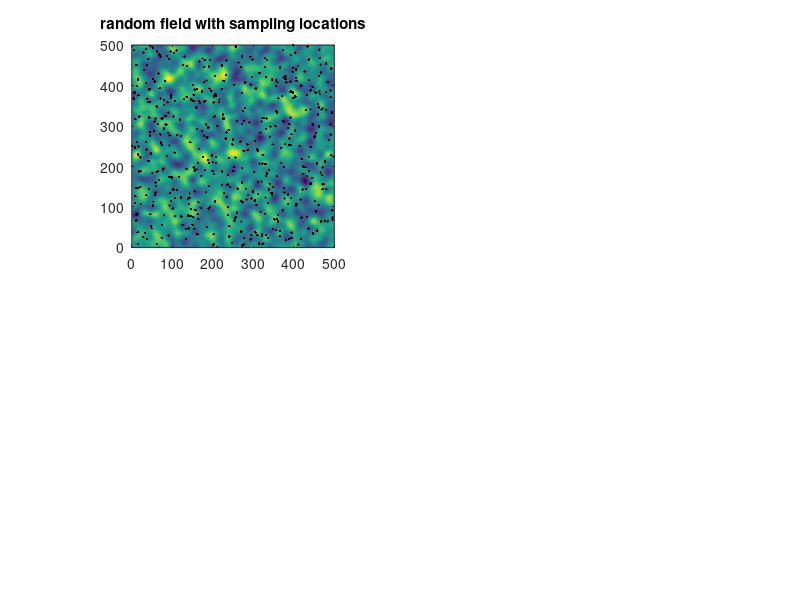

Write the MATLAB code that produced this figure. (Note: this script raises an error after producing the figure.)
% ****************************************************
% Note: This is a part of the final code on spectrum spatial analysis with random field 
%    theroy
%  Author: Kevin
%  Date: 20th January, 2017
%  Environment: Matlab R2015b
%  Version: v1.0 (Last Modification Date: 20th January, 2017)
% ****************************************************

 % create random field with autocorrelation
    [X,Y] = meshgrid(0:500);
    Z = randn(size(X));
    Z = imfilter(Z,fspecial('gaussian',[40 40],8));

    % sample the field
    n = 500;
    x = rand(n,1)*500;
    y = rand(n,1)*500;
    z = interp2(X,Y,Z,x,y);

    % plot the random field
    subplot(2,2,1)
    imagesc(X(1,:),Y(:,1),Z); axis image; axis xy
    hold on
    plot(x,y,'.k')
    title('random field with sampling locations')

    % calculate the sample variogram
    v = variogram([x y],z,'plotit',false,'maxdist',100);
    % and fit a spherical variogram
    subplot(2,2,2)
    [dum,dum,dum,vstruct] = variogramfit(v.distance,v.val,[],[],[],'model','stable');
    title('variogram')

    % now use the sampled locations in a kriging
    [Zhat,Zvar] = kriging(vstruct,x,y,z,X,Y);
    subplot(2,2,3)
    imagesc(X(1,:),Y(:,1),Zhat); axis image; axis xy
    title('kriging predictions')
    subplot(2,2,4)
    contour(X,Y,Zvar); axis image
    title('kriging variance')